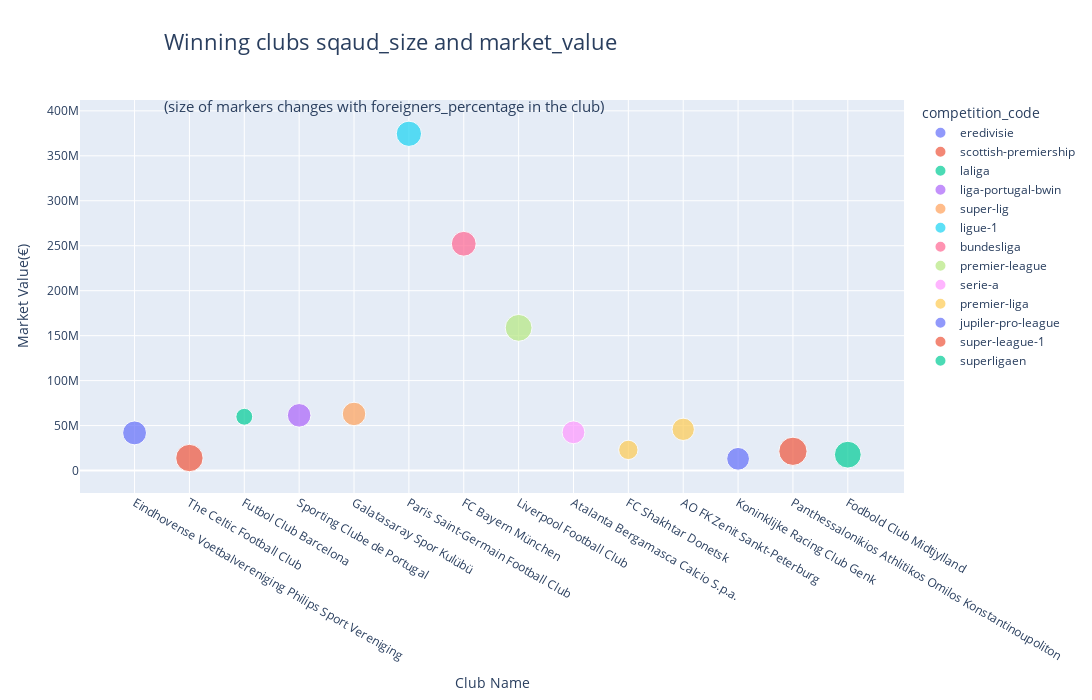

Source (notebook cell):
### Markdown cell above
# <center>11.Domestic Leagues-2024 Winning clubs sqaud_size and market_value :</center>

### Code cell
filter11=clubs_market_value.groupby(['transfer_season','to_club_id','name']).agg({'market_value_in_eur':'sum'}).reset_index()

filter11=filter11[filter11['transfer_season']=='23/24']
filter8['winner_club_id'] = pd.to_numeric(filter8['winner_club_id'], errors='coerce').fillna(0).astype(int)
filter11['to_club_id'] = pd.to_numeric(filter11['to_club_id'], errors='coerce').fillna(0).astype(int)

filter11=pd.merge(filter11,clubs,left_on='to_club_id',right_on='club_id',how='inner')
filter11=pd.merge(filter11,filter8,left_on='to_club_id',right_on='winner_club_id',how='right')

fig=px.scatter(filter11,
               x='name_x',
               y='market_value_in_eur',
               size='foreigners_percentage',
               color='competition_code',
               color_continuous_scale='cividis',
               hover_data=['squad_size']
               )
fig.update_layout(title=dict
                  (text="Winning clubs sqaud_size and market_value<br>"
                   "<br>"
              "<sub>(size of markers changes with foreigners_percentage in the club)</sub>",
                            font=dict(size=22),
                  xanchor='left',
                  x=0.15),
                 margin=dict(t=100),
                   height=700,
                  width=1100,
                 xaxis_title='Club Name',
                 yaxis_title='Market Value(€)'
                 )
               

fig.show()

### Figure 1 — Plotly figure (JSON) as saved in the notebook; plotly's stock layout.template omitted (floating-point values rounded to 4 significant figures)
{"data": [{"customdata": [[28]], "hovertemplate": "competition_code=eredivisie<br>name_x=%{x}<br>market_value_in_eur=%{y}<br>foreigners_percentage=%{marker.size}<br>squad_size=%{customdata[0]}<extra></extra>", "legendgroup": "eredivisie", "marker": {"color": "#636efa", "size": [57.1], "sizemode": "area", "sizeref": 0.2, "symbol": "circle"}, "mode": "markers", "name": "eredivisie", "orientation": "v", "showlegend": true, "type": "scatter", "x": ["Eindhovense Voetbalvereniging Philips Sport Vereniging"], "xaxis": "x", "y": [41850000], "yaxis": "y"}, {"customdata": [[28]], "hovertemplate": "competition_code=scottish-premiership<br>name_x=%{x}<br>market_value_in_eur=%{y}<br>foreigners_percentage=%{marker.size}<br>squad_size=%{customdata[0]}<extra></extra>", "legendgroup": "scottish-premiership", "marker": {"color": "#EF553B", "size": [75], "sizemode": "area", "sizeref": 0.2, "symbol": "circle"}, "mode": "markers", "name": "scottish-premiership", "orientation": "v", "showlegend": true, "type": "scatter", "x": ["The Celtic Football Club"], "xaxis": "x", "y": [13900000], "yaxis": "y"}, {"customdata": [[28]], "hovertemplate": "competition_code=laliga<br>name_x=%{x}<br>market_value_in_eur=%{y}<br>foreigners_percentage=%{marker.size}<br>squad_size=%{customdata[0]}<extra></extra>", "legendgroup": "laliga", "marker": {"color": "#00cc96", "size": [28.6], "sizemode": "area", "sizeref": 0.2, "symbol": "circle"}, "mode": "markers", "name": "laliga", "orientation": "v", "showlegend": true, "type": "scatter", "x": ["Futbol Club Barcelona"], "xaxis": "x", "y": [59800000], "yaxis": "y"}, {"customdata": [[27]], "hovertemplate": "competition_code=liga-portugal-bwin<br>name_x=%{x}<br>market_value_in_eur=%{y}<br>foreigners_percentage=%{marker.size}<br>squad_size=%{customdata[0]}<extra></extra>", "legendgroup": "liga-portugal-bwin", "marker": {"color": "#ab63fa", "size": [55.6], "sizemode": "area", "sizeref": 0.2, "symbol": "circle"}, "mode": "markers", "name": "liga-portugal-bwin", "orientation": "v", "showlegend": true, "type": "scatter", "x": ["Sporting Clube de Portugal"], "xaxis": "x", "y": [61400000], "yaxis": "y"}, {"customdata": [[29]], "hovertemplate": "competition_code=super-lig<br>name_x=%{x}<br>market_value_in_eur=%{y}<br>foreigners_percentage=%{marker.size}<br>squad_size=%{customdata[0]}<extra></extra>", "legendgroup": "super-lig", "marker": {"color": "#FFA15A", "size": [55.2], "sizemode": "area", "sizeref": 0.2, "symbol": "circle"}, "mode": "markers", "name": "super-lig", "orientation": "v", "showlegend": true, "type": "scatter", "x": ["Galatasaray Spor Kulübü"], "xaxis": "x", "y": [62950000], "yaxis": "y"}, {"customdata": [[25]], "hovertemplate": "competition_code=ligue-1<br>name_x=%{x}<br>market_value_in_eur=%{y}<br>foreigners_percentage=%{marker.size}<br>squad_size=%{customdata[0]}<extra></extra>", "legendgroup": "ligue-1", "marker": {"color": "#19d3f3", "size": [64], "sizemode": "area", "sizeref": 0.2, "symbol": "circle"}, "mode": "markers", "name": "ligue-1", "orientation": "v", "showlegend": true, "type": "scatter", "x": ["Paris Saint-Germain Football Club"], "xaxis": "x", "y": [374500000], "yaxis": "y"}, {"customdata": [[26]], "hovertemplate": "competition_code=bundesliga<br>name_x=%{x}<br>market_value_in_eur=%{y}<br>foreigners_percentage=%{marker.size}<br>squad_size=%{customdata[0]}<extra></extra>", "legendgroup": "bundesliga", "marker": {"color": "#FF6692", "size": [61.5], "sizemode": "area", "sizeref": 0.2, "symbol": "circle"}, "mode": "markers", "name": "bundesliga", "orientation": "v", "showlegend": true, "type": "scatter", "x": ["FC Bayern München"], "xaxis": "x", "y": [252200000], "yaxis": "y"}, {"customdata": [[25]], "hovertemplate": "competition_code=premier-league<br>name_x=%{x}<br>market_value_in_eur=%{y}<br>foreigners_percentage=%{marker.size}<br>squad_size=%{customdata[0]}<extra></extra>", "legendgroup": "premier-league", "marker": {"color": "#B6E880", "size": [72], "sizemode": "area", "sizeref": 0.2, "symbol": "circle"}, "mode": "markers", "name": "premier-league", "orientation": "v", "showlegend": true, "type": "scatter", "x": ["Liverpool Football Club"], "xaxis": "x", "y": [158700000], "yaxis": "y"}, {"customdata": [[25]], "hovertemplate": "competition_code=serie-a<br>name_x=%{x}<br>market_value_in_eur=%{y}<br>foreigners_percentage=%{marker.size}<br>squad_size=%{customdata[0]}<extra></extra>", "legendgroup": "serie-a", "marker": {"color": "#FF97FF", "size": [52], "sizemode": "area", "sizeref": 0.2, "symbol": "circle"}, "mode": "markers", "name": "serie-a", "orientation": "v", "showlegend": true, "type": "scatter", "x": ["Atalanta Bergamasca Calcio S.p.a."], "xaxis": "x", "y": [42500000], "yaxis": "y"}, {"customdata": [[32], [28]], "hovertemplate": "competition_code=premier-liga<br>name_x=%{x}<br>market_value_in_eur=%{y}<br>foreigners_percentage=%{marker.size}<br>squad_size=%{customdata[0]}<extra></extra>", "legendgroup": "premier-liga", "marker": {"color": "#FECB52", "size": [37.5, 50], "sizemode": "area", "sizeref": 0.2, "symbol": "circle"}, "mode": "markers", "name": "premier-liga", "orientation": "v", "showlegend": true, "type": "scatter", "x": ["FC Shakhtar Donetsk", "AO FK Zenit Sankt-Peterburg"], "xaxis": "x", "y": [22950000, 45825000], "yaxis": "y"}, {"customdata": [[27]], "hovertemplate": "competition_code=jupiler-pro-league<br>name_x=%{x}<br>market_value_in_eur=%{y}<br>foreigners_percentage=%{marker.size}<br>squad_size=%{customdata[0]}<extra></extra>", "legendgroup": "jupiler-pro-league", "marker": {"color": "#636efa", "size": [51.9], "sizemode": "area", "sizeref": 0.2, "symbol": "circle"}, "mode": "markers", "name": "jupiler-pro-league", "orientation": "v", "showlegend": true, "type": "scatter", "x": ["Koninklijke Racing Club Genk"], "xaxis": "x", "y": [13050000], "yaxis": "y"}, {"customdata": [[30]], "hovertemplate": "competition_code=super-league-1<br>name_x=%{x}<br>market_value_in_eur=%{y}<br>foreigners_percentage=%{marker.size}<br>squad_size=%{customdata[0]}<extra></extra>", "legendgroup": "super-league-1", "marker": {"color": "#EF553B", "size": [80], "sizemode": "area", "sizeref": 0.2, "symbol": "circle"}, "mode": "markers", "name": "super-league-1", "orientation": "v", "showlegend": true, "type": "scatter", "x": ["Panthessalonikios Athlitikos Omilos Konstantinoupoliton"], "xaxis": "x", "y": [21400000], "yaxis": "y"}, {"customdata": [[32]], "hovertemplate": "competition_code=superligaen<br>name_x=%{x}<br>market_value_in_eur=%{y}<br>foreigners_percentage=%{marker.size}<br>squad_size=%{customdata[0]}<extra></extra>", "legendgroup": "superligaen", "marker": {"color": "#00cc96", "size": [71.9], "sizemode": "area", "sizeref": 0.2, "symbol": "circle"}, "mode": "markers", "name": "superligaen", "orientation": "v", "showlegend": true, "type": "scatter", "x": ["Fodbold Club Midtjylland"], "xaxis": "x", "y": [17650000], "yaxis": "y"}], "layout": {"height": 700, "legend": {"itemsizing": "constant", "title": {"text": "competition_code"}, "tracegroupgap": 0}, "margin": {"t": 100}, "title": {"font": {"size": 22}, "text": "Winning clubs sqaud_size and market_value<br><br><sub>(size of markers changes with foreigners_percentage in the club)</sub>", "x": 0.15, "xanchor": "left"}, "width": 1100, "xaxis": {"anchor": "y", "autorange": true, "domain": [0, 1], "range": [-0.9947, 14.02], "title": {"text": "Club Name"}, "type": "category"}, "yaxis": {"anchor": "x", "autorange": true, "domain": [0, 1], "range": [-25630000.0, 412700000.0], "title": {"text": "Market Value(€)"}, "type": "linear"}}}
